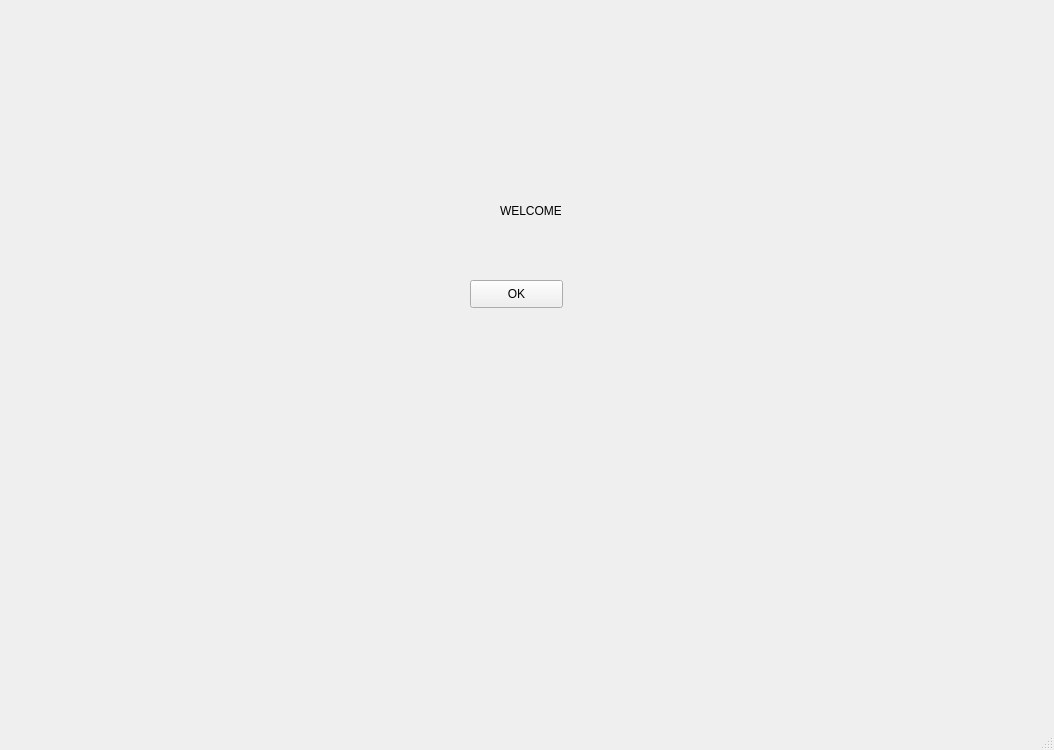
<?xml version="1.0" encoding="UTF-8"?>
<ui version="4.0">
 <class>MainWindow</class>
 <widget class="QMainWindow" name="MainWindow">
  <property name="geometry">
   <rect>
    <x>0</x>
    <y>0</y>
    <width>1054</width>
    <height>750</height>
   </rect>
  </property>
  <property name="windowTitle">
   <string>MainWindow</string>
  </property>
  <widget class="QWidget" name="centralwidget">
   <widget class="QLabel" name="label">
    <property name="geometry">
     <rect>
      <x>500</x>
      <y>190</y>
      <width>61</width>
      <height>41</height>
     </rect>
    </property>
    <property name="text">
     <string>WELCOME</string>
    </property>
   </widget>
   <widget class="QPushButton" name="pushButton">
    <property name="geometry">
     <rect>
      <x>470</x>
      <y>280</y>
      <width>93</width>
      <height>28</height>
     </rect>
    </property>
    <property name="text">
     <string>OK</string>
    </property>
   </widget>
  </widget>
  <widget class="QMenuBar" name="menubar">
   <property name="geometry">
    <rect>
     <x>0</x>
     <y>0</y>
     <width>1054</width>
     <height>26</height>
    </rect>
   </property>
  </widget>
  <widget class="QStatusBar" name="statusbar"/>
 </widget>
 <resources/>
 <connections/>
</ui>
